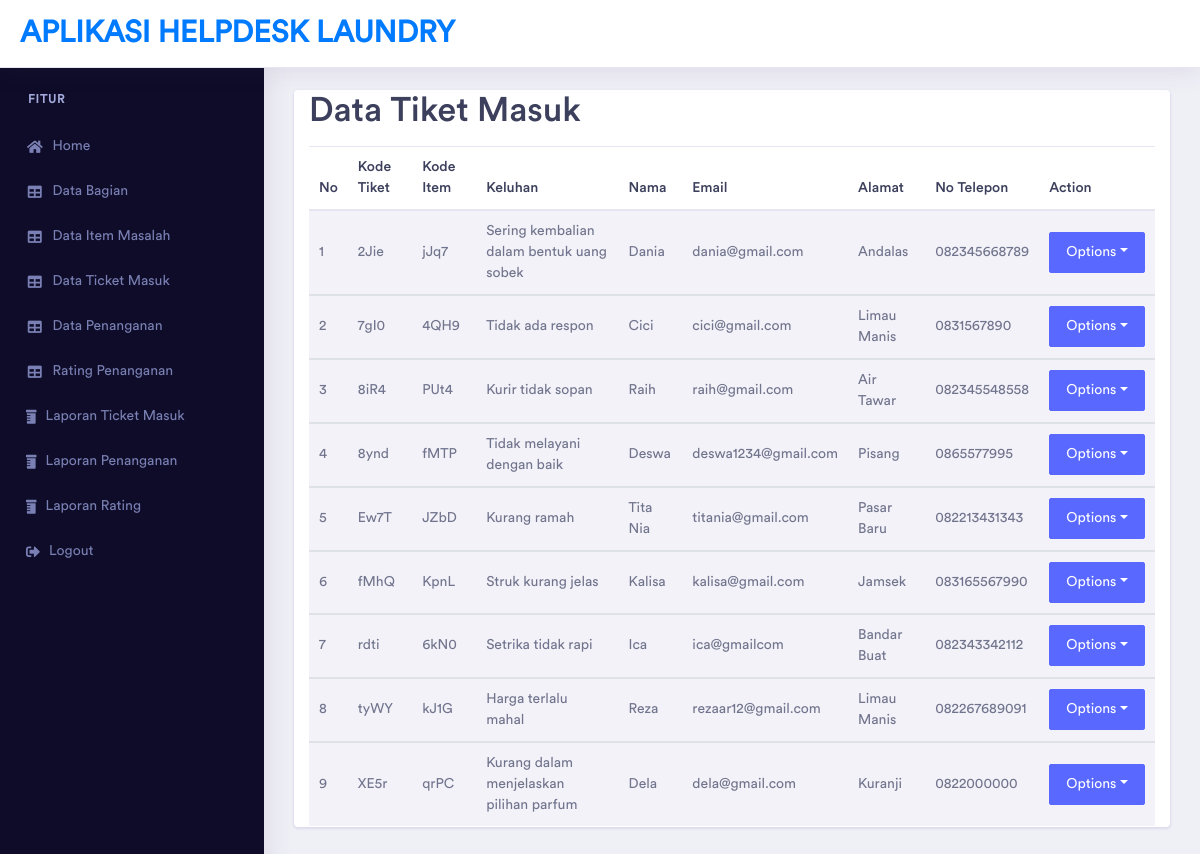
The page /index2.php?p=data_tiketmasuk on the database its author committed.
### tables this page shows
CREATE TABLE `tiket_masuk` (
  `kode_tiket` varchar(10) NOT NULL,
  `kode_item` varchar(10) NOT NULL,
  `permasalahan` text NOT NULL,
  `nama` varchar(30) NOT NULL,
  `email` varchar(30) NOT NULL,
  `alamat` text NOT NULL,
  `notelp` varchar(12) NOT NULL
);

### data_tiketmasuk.php (the view, shortened to what this page needs)
<div class="center_col" role="main">
    <div class="col-md-12 col-sm-12  ">
        <div class="x_panel">
            <div class="x_content">
                <h1>Data Tiket Masuk</h1>
                                    <table class="table table-striped">
                                        <thead>
                                            <tr>
                                                <th scope="col">No</th>
                                                <th scope="col">Kode Tiket</th>
                                                <th scope="col">Kode Item</th>
                                                <th scope="col">Keluhan</th>
                                                <th scope="col">Nama</th>
                                                <th scope="col">Email</th>
                                                <th scope="col">Alamat</th>
                                                <th scope="col">No Telepon</th>
                                                <th scope="col">Action</th>
                                            </tr>
                                        </thead>
                                        <?php
                            include 'koneksi.php';
                                $sql="SELECT * FROM tiket_masuk";
                            $hasil=mysqli_query($db,$sql);
                            $no=0;
                            while ($data = mysqli_fetch_array($hasil)) {
                            $no++;
                            ?>
                        <tbody>
                            <tr class="even pointer">
                                <td><?php echo $no;?></td>
                                <td><?php echo $data["kode_tiket"]; ?></td>
                                <td><?php echo $data["kode_item"]; ?></td>
                                <td><?php echo $data["permasalahan"]; ?></td>
                                <td><?php echo $data["nama"]; ?></td>
                                <td><?php echo $data["email"]; ?></td>
                                <td><?php echo $data["alamat"]; ?></td>
                                <td><?php echo $data["notelp"]; ?></td>
                                <td class="">
                                <div class="btn-group" role="group">
                                    <button id="btnGroupDrop1" type="button" class="btn btn-primary dropdown-toggle"
                                    data-toggle="dropdown" aria-haspopup="true" aria-expanded="false">
                                    Options</button>
                                </div>
                                </td>
                            </tr>
                        </tbody>
                        <?php
    }
    ?>
                                    </table>
                                </div>
                            </div>
                        </div>

### rows shown on the page
tiket_masuk: kode_tiket "2Jie", kode_item "jJq7", permasalahan "Sering kembalian dalam bentuk uang sobek", nama "Dania", email "dania@gmail.com", alamat "Andalas", notelp "082345668789"
tiket_masuk: kode_tiket "7gI0", kode_item "4QH9", permasalahan "Tidak ada respon", nama "Cici", email "cici@gmail.com", alamat "Limau Manis", notelp "0831567890"
tiket_masuk: kode_tiket "8iR4", kode_item "PUt4", permasalahan "Kurir tidak sopan", nama "Raih", email "raih@gmail.com", alamat "Air Tawar", notelp "082345548558"
tiket_masuk: kode_tiket "8ynd", kode_item "fMTP", permasalahan "Tidak melayani dengan baik", nama "Deswa", email "deswa1234@gmail.com", alamat "Pisang", notelp "0865577995"
tiket_masuk: kode_tiket "Ew7T", kode_item "JZbD", permasalahan "Kurang ramah", nama "Tita Nia", email "titania@gmail.com", alamat "Pasar Baru", notelp "082213431343"
tiket_masuk: kode_tiket "fMhQ", kode_item "KpnL", permasalahan "Struk kurang jelas", nama "Kalisa", email "kalisa@gmail.com", alamat "Jamsek", notelp "083165567990"
tiket_masuk: kode_tiket "rdti", kode_item "6kN0", permasalahan "Setrika tidak rapi", nama "Ica", email "ica@gmailcom", alamat "Bandar Buat", notelp "082343342112"
tiket_masuk: kode_tiket "tyWY", kode_item "kJ1G", permasalahan "Harga terlalu mahal", nama "Reza", email "rezaar12@gmail.com", alamat "Limau Manis", notelp "082267689091"
tiket_masuk: kode_tiket "XE5r", kode_item "qrPC", permasalahan "Kurang dalam menjelaskan pilihan parfum", nama "Dela", email "dela@gmail.com", alamat "Kuranji", notelp "0822000000"
